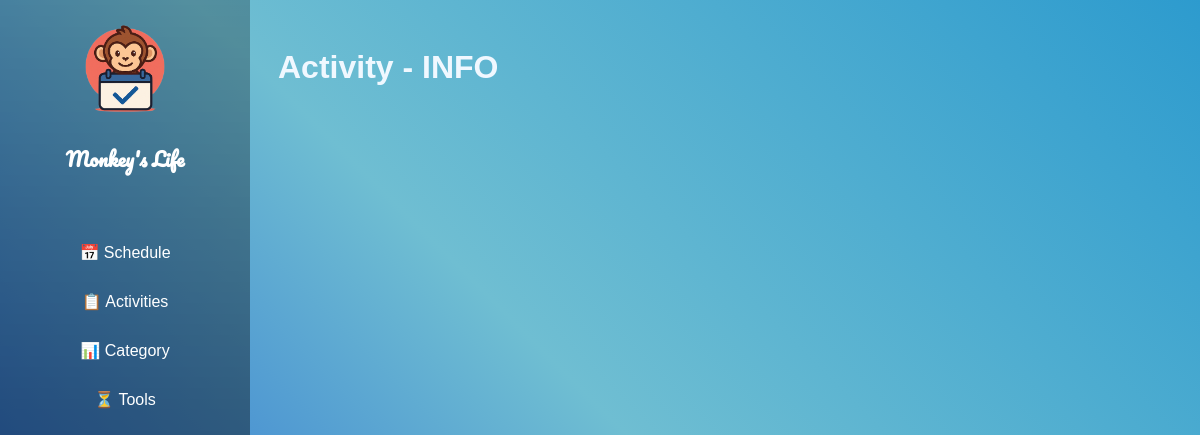
Page /activities/activity/18 on the earlier database version.
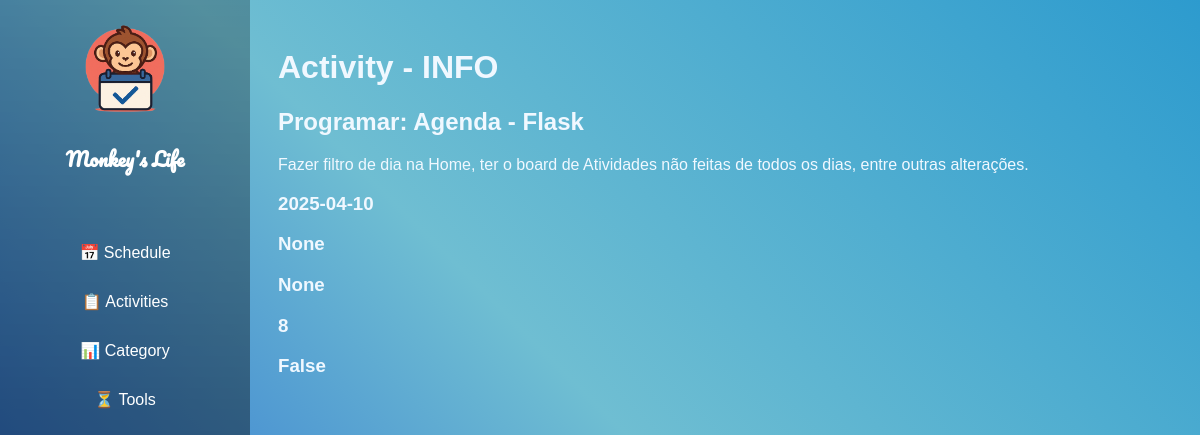
Same page on the later database version.
### schedule/blueprints/activities/models.py (models this page shows, shortened)
class Activity(db.Model):
    __tablename__ = 'activities'
    id = db.Column(db.Integer, primary_key=True)
    name = db.Column(db.String(80), nullable=False)
    description = db.Column(db.String(200))
    date = db.Column(db.Date)
    start_time = db.Column(db.Time)
    end_time = db.Column(db.Time)
    category = db.Column(db.Integer, db.ForeignKey('categories.id'))
    done = db.Column(db.Boolean, default=False)

### schedule/blueprints/activities/routes.py (the view)
@activity.route('/activity/<int:id>')
def activity_info(id):
    activity = Activity.query.get(id)
    categories = Category.query.all()
    return render_template('activities/activity_info.html', activity=activity, categories=categories)

### schedule/blueprints/activities/templates/activities/activity_info.html (shortened to what this page needs)
{% extends "base.html" %}
{% block content %}
<div class="content">
    <h1>Activity - INFO</h1>
    <h2>{{activity.name}}</h2>
    <p>{{activity.description}}</p>
    <h3>{{activity.date}}</h3>
    <h3>{{activity.start_time}}</h3>
    <h3>{{activity.end_time}}</h3>
    <h3>{{activity.category}}</h3>
    <h3>{{activity.done}}</h3>
</div>
{% endblock %}

Differences in the rows shown:
added Activity: name "Programar: Agenda - Flask", description "Fazer filtro de dia na Home, ter o board de Atividades não feitas de todos os dias, entre outras alterações.", date "2025-04-10", start_time "None", end_time "None", category "8", done "False"
